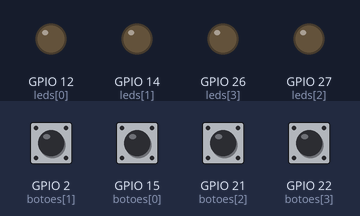
This sketch was run on a simulated ESP32. On the bench: output pins drawn as LEDs (lit = HIGH). Dashed ring = blinking. The inputs (shaded band) are chosen by the test bench; at power-on: GPIO 2 (botoes[1]), GPIO 15 (botoes[0]), GPIO 21 (botoes[2]), GPIO 22 (botoes[3]) LOW. Random numbers use the default seed unless the sketch sets one.

Above: at 1.4 s.
1.5 s: GPIO 2 (botoes[1]) pulled HIGH for 0.15 s
At 2.05 s:
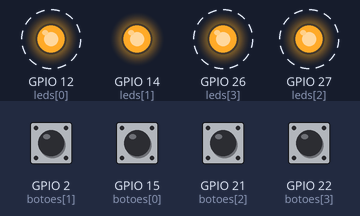
4.5 s: GPIO 15 (botoes[0]) pulled HIGH for 1 s
At 5.05 s:
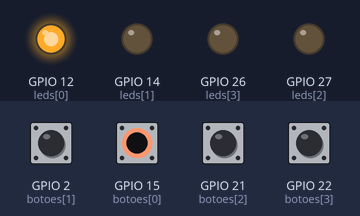
7.5 s: GPIO 21 (botoes[2]) pulled HIGH for 1 s
At 11.4 s:
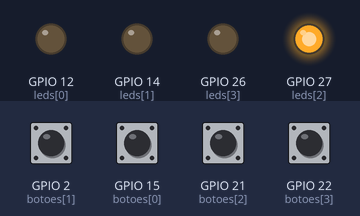
11.5 s: GPIO 2 (botoes[1]) pulled HIGH for 1 s
At 11.85 s:
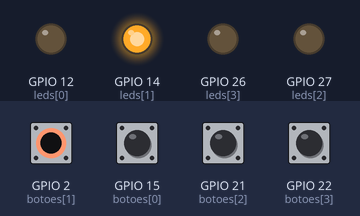
14.5 s: GPIO 22 (botoes[3]) pulled HIGH for 1 s
At 15.25 s:
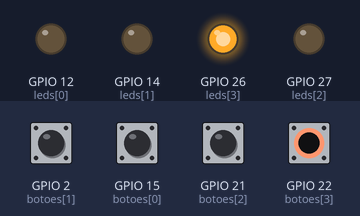
Timing chart, 0 to 18.5 s (numbered marks = the images above; inputs shaded):
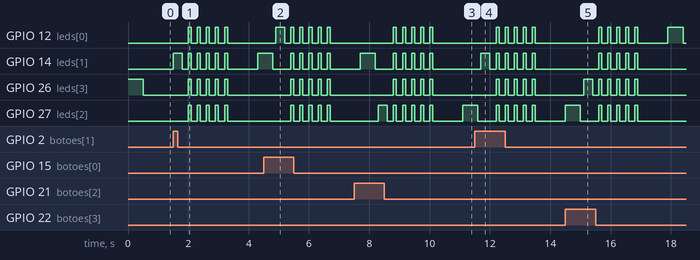

The sketch:

esse_aqui.ino
```cpp
int sequencia[32] = {};
int jogada = 0;
bool end_game = false;
int botoes[5] = {15,2, 21, 22, 23};
//int botao_reset = {23};
int leds[4] = {12, 14, 27, 26};
int lance = 0;

//definindo e relacionando os botões e leds
void setup() {
  Serial.begin(9600);
  // Leds
  pinMode(26, OUTPUT);
  pinMode(27, OUTPUT);
  pinMode(14, OUTPUT);
  pinMode(12, OUTPUT);
    // Botões
  pinMode(22, INPUT);
  pinMode(21, INPUT);
  pinMode(21, INPUT);
  pinMode(15, INPUT);
  pinMode(23, INPUT);
}


void inicio_rodada() {
  int randomizar = random(4);
  sequencia[jogada] = randomizar;
  jogada = jogada + 1;
}

void repeticao() {
  for (int i = 0; i < jogada; i++) {
    digitalWrite(leds[sequencia[i]], HIGH);
    delay(500);
    digitalWrite(leds[sequencia[i]], LOW);
    delay(100);
  }
}

void pausa() {
  int escolhido = 0;
  for (int i = 0; i < jogada; i++) {
    bool jogou = false;
    while (!jogou) {
      for (int i = 0; i <= 3; i++) {
        if (digitalRead(botoes[i]) == HIGH) {
          escolhido = i;
          digitalWrite(leds[i], HIGH);
          delay(300);
          digitalWrite(leds[i], LOW);
          jogou = true;
        }
      }
    }

    if (sequencia[lance] != escolhido) {
      for (int i = 0; i <= 3; i++) {
        delay(200);
        digitalWrite(26, HIGH);
        digitalWrite(27, HIGH);
        digitalWrite(14, HIGH);
        digitalWrite(12, HIGH);
        delay(100);
        digitalWrite(26, LOW);
        digitalWrite(27, LOW);
        digitalWrite(14, LOW);
        digitalWrite(12, LOW);
   }
      end_game = true;
      break;
    }
          lance = lance + 1;
  }
  lance = 0;
}

void reset(){
    delay(200);
    digitalWrite(26, HIGH);
    digitalWrite(27, HIGH);
    digitalWrite(14, HIGH);
    digitalWrite(12, HIGH);
    delay(100);
    digitalWrite(26, LOW);
    digitalWrite(27, LOW);
    digitalWrite(14, LOW);
    digitalWrite(12, LOW);
    sequencia[32] = {};
    jogada = 0;
    lance = 0;
    end_game = false;
}

void definidor(){
  inicio_rodada();
  repeticao();
  pausa();

  if (end_game == true) {
    reset();// reinicia todas as variáveis
  }
  delay(1000);
}

void loop() {
  definidor();
}
```

Measured:
- after the input at 1.5 s, GPIO 12 (leds[0]), GPIO 26 (leds[3]), GPIO 27 (leds[2]): alternates HIGH for 0.10 s and LOW for 0.20 s, 10 changes in all, then stays LOW, starting after 0.50 s; GPIO 14 (leds[1]): goes HIGH 0.30 s, 5 × (LOW 0.20 s, HIGH 0.10 s), LOW 1.0 s, then HIGH, starting at once
- after the input at 4.5 s, GPIO 12 (leds[0]): LOW → HIGH after 0.40 s, then repeats every 0.30 s: LOW 0.20 s, HIGH 0.10 s, until it stays LOW from 6.7 s; GPIO 26 (leds[3]), GPIO 27 (leds[2]): alternates HIGH for 0.10 s and LOW for 0.20 s, 10 changes in all, then stays LOW, starting after 0.90 s
- after the input at 7.5 s, GPIO 12 (leds[0]), GPIO 26 (leds[3]): alternates HIGH for 0.10 s and LOW for 0.20 s, 10 changes in all, then stays LOW, starting after 1.3 s; GPIO 27 (leds[2]): goes HIGH 0.30 s, 5 × (LOW 0.20 s, HIGH 0.10 s), LOW 1.0 s, then HIGH, starting after 0.80 s
- after the input at 11.5 s, GPIO 12 (leds[0]), GPIO 26 (leds[3]): alternates HIGH for 0.10 s and LOW for 0.20 s, 10 changes in all, then stays LOW, starting after 0.70 s; GPIO 14 (leds[1]): LOW → HIGH after 0.20 s, then repeats every 0.30 s: LOW 0.20 s, HIGH 0.10 s, until it stays LOW from 13.5 s
- after the input at 14.5 s, GPIO 12 (leds[0]): goes 4 × (HIGH 0.10 s, LOW 0.20 s), HIGH 0.10 s, LOW 1.0 s, HIGH 0.50 s, then LOW, starting after 1.1 s; GPIO 14 (leds[1]): alternates HIGH for 0.10 s and LOW for 0.20 s, 10 changes in all, then stays LOW, starting after 1.1 s
